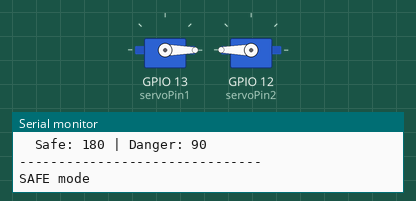
This sketch was run on a simulated ESP32. Shown: 2 × servo, the last lines printed to the serial monitor.

Above: at 0.1 s.
At 6.05 s:
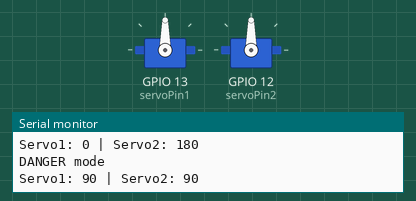
Timing chart, 0 to 7.9 s (numbered marks = the images above):
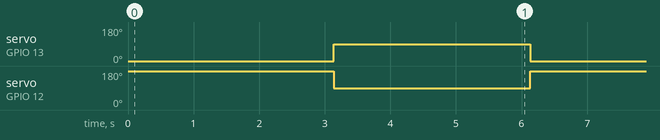

The sketch:

servo-esp32.ino
```cpp
#include <ESP32Servo.h>

const int servoPin1 = 13;
const int servoPin2 = 12;

Servo myservo1;
Servo myservo2;

// Servo 1
int safePos1 = 0;
int dangerPos1 = 90;

// Servo 2
int safePos2 = 180;
int dangerPos2 = 90;

void setup() {
  Serial.begin(9600);

  myservo1.attach(servoPin1);
  myservo2.attach(servoPin2);

  myservo1.write(safePos1);
  myservo2.write(safePos2);

  Serial.println("=== Servo ESP32 (2 Servo) ===");
  Serial.print("Servo1 pin: GPIO ");
  Serial.println(servoPin1);
  Serial.print("  Safe: ");
  Serial.print(safePos1);
  Serial.print(" | Danger: ");
  Serial.println(dangerPos1);

  Serial.print("Servo2 pin: GPIO ");
  Serial.println(servoPin2);
  Serial.print("  Safe: ");
  Serial.print(safePos2);
  Serial.print(" | Danger: ");
  Serial.println(dangerPos2);
  Serial.println("-------------------------------");
}

void loop() {
  Serial.println("SAFE mode");
  safe();
  delay(3000);

  Serial.println("DANGER mode");
  danger();
  delay(3000);
}

void safe() {
  myservo1.write(safePos1);
  myservo2.write(safePos2);
  Serial.print("Servo1: ");
  Serial.print(safePos1);
  Serial.print(" | Servo2: ");
  Serial.println(safePos2);
}

void danger() {
  myservo1.write(dangerPos1);
  myservo2.write(dangerPos2);
  Serial.print("Servo1: ");
  Serial.print(dangerPos1);
  Serial.print(" | Servo2: ");
  Serial.println(dangerPos2);
}
```

Measured:
- by itself, servo on GPIO 13 (servoPin1): alternates 90° for 3.0 s and 0° for 3.0 s
- by itself, servo on GPIO 12 (servoPin2): alternates 180° for 3.0 s and 90° for 3.0 s
